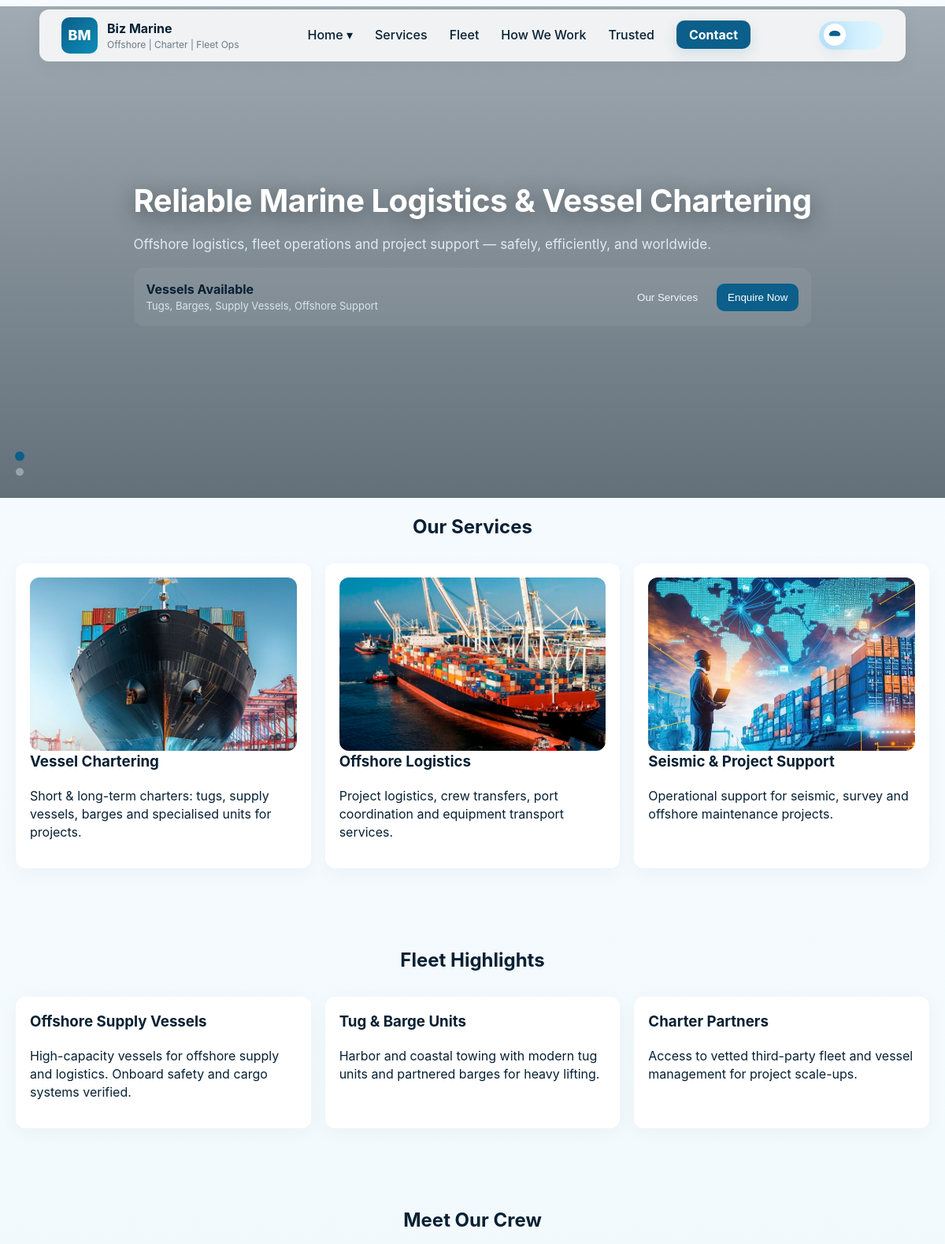
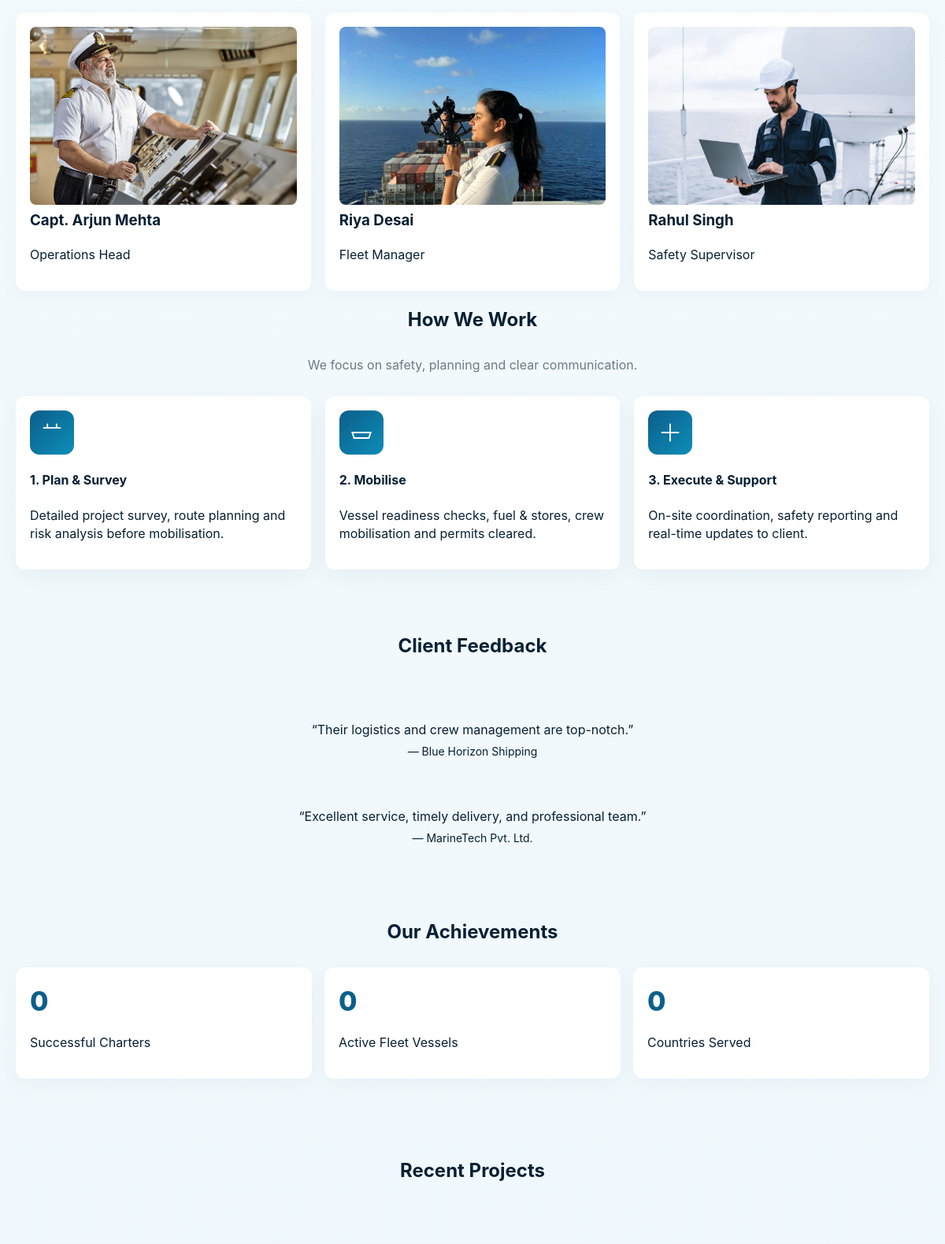
The page / (upper part) on the database its author committed (2 pictures, top to bottom).
### main/models.py (models this page shows, shortened)
class HeroSlide(models.Model):
    video = models.FileField(upload_to='hero_videos/')
    order = models.PositiveIntegerField(default=0)

class HeroContent(models.Model):
    title = models.CharField(max_length=300)
    subtitle = models.TextField()
    card_title = models.CharField(max_length=200)
    card_text = models.CharField(max_length=300)

class Service(models.Model):
    title = models.CharField(max_length=200)
    image = models.ImageField(upload_to='services/')
    description = models.TextField()

class FleetItem(models.Model):
    title = models.CharField(max_length=200)
    description = models.TextField()

class TeamMember(models.Model):
    name = models.CharField(max_length=200)
    role = models.CharField(max_length=200)
    photo = models.ImageField(upload_to='team/')

class Testimonial(models.Model):
    feedback = models.TextField()
    client_name = models.CharField(max_length=200)

### main/views.py (the view, shortened to what this page needs)
# urls.py: path('', views.home, name='home'),          # Homepage 1 (slider)
def home(request):
    ctx = {
        'hero': HeroContent.objects.first(),
        'slides': HeroSlide.objects.all().order_by('order'),
        'services': Service.objects.all(),
        'fleet': FleetItem.objects.all(),
        'projects': Project.objects.all(),
        'contact': ContactInfo.objects.first(),
        'team': TeamMember.objects.all(),
        'testimonials': Testimonial.objects.all(),
    }
    return render(request, "index.html", ctx)

### main/templates/index.html (shortened to what this page needs)
{% load static %}
<!doctype html>
<html lang="en">
<head>
<link rel="stylesheet" href="https://unpkg.com/leaflet@1.9.4/dist/leaflet.css" />
<link rel="stylesheet" href="https://unpkg.com/aos@2.3.4/dist/aos.css" />
<link rel="stylesheet" href="https://cdn.jsdelivr.net/npm/swiper@11/swiper-bundle.min.css" />
</head>
<body>
<header>
  <div class="topbar container">
    <div class="brand">
      <div class="logo">BM</div>
      <div>
        <div style="font-weight:700">Biz Marine</div>
        <div style="font-size:12px;color:var(--muted)">Offshore | Charter | Fleet Ops</div>
      </div>
    </div>
    <nav>
      <ul>
        <li class="dropdown">
          <a href="#">Home ▾</a>
        </li>
        <li><a href="#services">Services</a></li>
        <li><a href="#fleet">Fleet</a></li>
        <li><a href="#how">How We Work</a></li>
        <li><a href="#trusted">Trusted</a></li>
        <li><a href="#contact" class="cta">Contact</a></li>
      </ul>
    </nav>
    <div id="themeToggle" class="toggle" title="Switch theme" aria-label="Toggle day night">
      <div class="thumb" id="toggleThumb" role="button" aria-pressed="false">
        <svg viewBox="0 0 512 512" xmlns="http://www.w3.org/2000/svg" aria-hidden="true">
          <path d="M464 256c0 0-28.9 48-56 48H104c-27.1 0-56-48-56-48C61 180 110 112 256 112s195 68 208 144z"/>
        </svg>
      </div>
    </div>
  </div>
</header>
<section class="hero" id="hero">
  {% for s in slides %}
  <div class="slide {% if forloop.first %}active{% endif %}" data-i="{{ forloop.counter0 }}">
    <video autoplay muted loop playsinline preload="metadata">
      <source src="{{ s.video.url }}" type="video/webm">
    </video>
  </div>
  {% endfor %}
  <div class="hero-overlay container">
    <h1>{{ hero.title }}</h1>
    <p class="lead">{{ hero.subtitle }}</p>
    <div class="hero-card">
      <div>
        <div style="font-weight:700">{{ hero.card_title }}</div>
        <div class="muted" style="font-size:13px">{{ hero.card_text }}</div>
      </div>
      <div style="margin-left:auto;display:flex;gap:10px;align-items:center">
        <button class="btn btn-outline" onclick="location.href='#services'">Our Services</button>
        <button class="btn btn-primary" onclick="location.href='#contact'">Enquire Now</button>
      </div>
    </div>
  </div>
  <div class="dots" id="dots">
    {% for s in slides %}
    <div class="dot {% if forloop.first %}active{% endif %}" data-i="{{ forloop.counter0 }}"></div>
    {% endfor %}
  </div>
</section>
<section id="services" class="container section" data-aos="fade-up">
  <h2 class="section-title">Our Services</h2>
  <div class="grid">
    {% for s in services %}
      <div class="card">
        <div class="banner" style="background-image:url('{{ s.image.url }}')"></div>
        <h3>{{ s.title }}</h3>
        <p>{{ s.description }}</p>
      </div>
    {% endfor %}
  </div>
</section>
<section id="fleet" class="section" data-aos="fade-up">
  <div class="container">
    <h2 class="section-title">Fleet Highlights</h2>
    <div class="grid">
  {% for f in fleet %}
    <div class="card">
      <h3>{{ f.title }}</h3>
      <p>{{ f.description }}</p>
    </div>
  {% endfor %}
</div>
  </div>
</section>
<section id="team" class="container section" data-aos="fade-up">
  <h2 class="section-title">Meet Our Crew</h2>
  <div class="grid">
    {% for member in team %}
      <div class="card">
        <img src="{{ member.photo.url }}" style="width:100%;border-radius:8px;">
        <h3>{{ member.name }}</h3>
        <p class="muted">{{ member.role }}</p>
      </div>
    {% empty %}
      <p>No team members added yet.</p>
    {% endfor %}
  </div>
</section>
<section id="how" class="container section" data-aos="fade-up">
  <h2 class="section-title">How We Work</h2>
  <p style="text-align:center;color:var(--muted);max-width:820px;margin:0 auto 28px">We focus on safety, planning and clear communication.</p>
  <div class="work-steps">
    <div class="step"><div class="icon"><svg width="28" height="28" viewBox="0 0 24 24" fill="none"><path d="M3 7h18M7 3v4M17 3v4" stroke="white" stroke-width="1.6" stroke-linecap="round"/></svg></div><h4>1. Plan & Survey</h4><p class="muted">Detailed project survey, route planning and risk analysis before mobilisation.</p></div>
    <div class="step"><div class="icon"><svg width="28" height="28" viewBox="0 0 24 24" fill="none"><path d="M2 12h20l-2 6H4z" stroke="white" stroke-width="1.6" stroke-linecap="round"/></svg></div><h4>2. Mobilise</h4><p class="muted">Vessel readiness checks, fuel & stores, crew mobilisation and permits cleared.</p></div>
    <div class="step"><div class="icon"><svg width="28" height="28" viewBox="0 0 24 24" fill="none"><path d="M3 12h18M12 3v18" stroke="white" stroke-width="1.6" stroke-linecap="round"/></svg></div><h4>3. Execute & Support</h4><p class="muted">On-site coordination, safety reporting and real-time updates to client.</p></div>
  </div>
</section>
<section id="testimonials" class="section" data-aos="fade-up">
  <div class="container">
    <h2 class="section-title">Client Feedback</h2>
    <div class="scroll-box">
      <div class="scroll-content">
        {% for t in testimonials %}
        <div class="card">
          “{{ t.feedback }}”
          <br>
          <span class="muted">— {{ t.client_name }}</span>
        </div>
        {% empty %}
        <p>No testimonials added yet.</p>
        {% endfor %}
      </div>
    </div>
  </div>
</section>
<section id="stats" class="container section" data-aos="fade-up">
  <h2 class="section-title">Our Achievements</h2>
  <div class="grid">
    <div class="card stat" data-target="120">
      <h3 class="count">0</h3>
      <p class="muted">Successful Charters</p>
    </div>
    <div class="card stat" data-target="30">
      <h3 class="count">0</h3>
      <p class="muted">Active Fleet Vessels</p>
    </div>
    <div class="card stat" data-target="15">
      <h3 class="count">0</h3>
      <p class="muted">Countries Served</p>
    </div>
  </div>
</section>
<section id="projects" class="section" data-aos="fade-up">
  <div class="container">
    <h2 class="section-title">Recent Projects</h2>
    <div class="swiper">
      <div class="swiper-wrapper">
        {% for p in projects %}
        <div class="swiper-slide">
        </div>
        {% empty %}
        <div class="swiper-slide">
          <p>No projects added yet.</p>
        </div>
        {% endfor %}
      </div>
    </div>
  </div>
</section>
</body>
</html>

### rows shown on the page
HeroContent: title "Reliable Marine Logistics & Vessel Chartering", subtitle "Offshore logistics, fleet operations and project support — safely, efficiently, and worldwide.", card_title "Vessels Available", card_text "Tugs, Barges, Supply Vessels, Offshore Support"
Service: image (picture), title "Vessel Chartering", description "Short & long-term charters: tugs, supply vessels, barges and specialised units for projects."
Service: image (picture), title "Offshore Logistics", description "Project logistics, crew transfers, port coordination and equipment transport services."
Service: image (picture), title "Seismic & Project Support", description "Operational support for seismic, survey and offshore maintenance projects."
FleetItem: title "Offshore Supply Vessels", description "High-capacity vessels for offshore supply and logistics. Onboard safety and cargo systems verified."
FleetItem: title "Tug & Barge Units", description "Harbor and coastal towing with modern tug units and partnered barges for heavy lifting."
FleetItem: title "Charter Partners", description "Access to vetted third-party fleet and vessel management for project scale-ups."
TeamMember: photo (picture), name "Capt. Arjun Mehta", role "Operations Head"
TeamMember: photo (picture), name "Riya Desai", role "Fleet Manager"
TeamMember: photo (picture), name "Rahul Singh", role "Safety Supervisor"
Testimonial: feedback "Their logistics and crew management are top-notch.", client_name "Blue Horizon Shipping"
Testimonial: feedback "Excellent service, timely delivery, and professional team.", client_name "MarineTech Pvt. Ltd."
